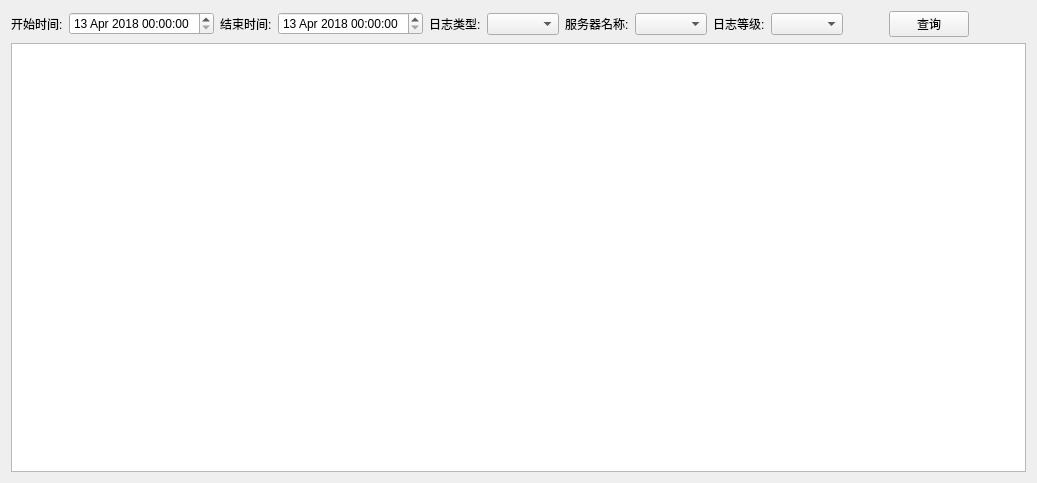
<?xml version="1.0" encoding="UTF-8"?>
<ui version="4.0">
 <class>LogQuery</class>
 <widget class="QWidget" name="LogQuery">
  <property name="geometry">
   <rect>
    <x>0</x>
    <y>0</y>
    <width>1037</width>
    <height>483</height>
   </rect>
  </property>
  <property name="windowTitle">
   <string>日志查询</string>
  </property>
  <layout class="QVBoxLayout" name="verticalLayout_2">
   <item>
    <layout class="QVBoxLayout" name="verticalLayout">
     <item>
      <layout class="QHBoxLayout" name="horizontalLayout_5" stretch="0,0,0,0,0,0,0,0,0,0,0,0,1">
       <item>
        <widget class="QLabel" name="label_9">
         <property name="text">
          <string>开始时间:</string>
         </property>
        </widget>
       </item>
       <item>
        <widget class="QDateTimeEdit" name="dateTimeEditLogStart">
         <property name="date">
          <date>
           <year>2018</year>
           <month>4</month>
           <day>13</day>
          </date>
         </property>
         <property name="minimumDateTime">
          <datetime>
           <hour>0</hour>
           <minute>0</minute>
           <second>0</second>
           <year>2018</year>
           <month>4</month>
           <day>13</day>
          </datetime>
         </property>
         <property name="maximumDate">
          <date>
           <year>2050</year>
           <month>12</month>
           <day>31</day>
          </date>
         </property>
        </widget>
       </item>
       <item>
        <widget class="QLabel" name="label_10">
         <property name="text">
          <string>结束时间:</string>
         </property>
        </widget>
       </item>
       <item>
        <widget class="QDateTimeEdit" name="dateTimeEditLogEnd">
         <property name="date">
          <date>
           <year>2018</year>
           <month>4</month>
           <day>13</day>
          </date>
         </property>
         <property name="maximumDateTime">
          <datetime>
           <hour>23</hour>
           <minute>59</minute>
           <second>59</second>
           <year>2050</year>
           <month>12</month>
           <day>31</day>
          </datetime>
         </property>
         <property name="minimumDateTime">
          <datetime>
           <hour>0</hour>
           <minute>0</minute>
           <second>0</second>
           <year>2018</year>
           <month>4</month>
           <day>13</day>
          </datetime>
         </property>
        </widget>
       </item>
       <item>
        <widget class="QLabel" name="label_23">
         <property name="text">
          <string>日志类型:</string>
         </property>
        </widget>
       </item>
       <item>
        <widget class="QComboBox" name="comboBoxLogType"/>
       </item>
       <item>
        <widget class="QLabel" name="label_4">
         <property name="text">
          <string>服务器名称:</string>
         </property>
        </widget>
       </item>
       <item>
        <widget class="QComboBox" name="comboBoxServerName"/>
       </item>
       <item>
        <widget class="QLabel" name="label_22">
         <property name="text">
          <string>日志等级:</string>
         </property>
        </widget>
       </item>
       <item>
        <widget class="QComboBox" name="comboBoxLogLevel"/>
       </item>
       <item>
        <spacer name="horizontalSpacer_18">
         <property name="orientation">
          <enum>Qt::Horizontal</enum>
         </property>
         <property name="sizeHint" stdset="0">
          <size>
           <width>40</width>
           <height>20</height>
          </size>
         </property>
        </spacer>
       </item>
       <item>
        <widget class="QPushButton" name="btnLogQuery">
         <property name="text">
          <string>查询</string>
         </property>
        </widget>
       </item>
       <item>
        <spacer name="horizontalSpacer">
         <property name="orientation">
          <enum>Qt::Horizontal</enum>
         </property>
         <property name="sizeHint" stdset="0">
          <size>
           <width>40</width>
           <height>20</height>
          </size>
         </property>
        </spacer>
       </item>
      </layout>
     </item>
     <item>
      <widget class="QTextEdit" name="textEditLog">
       <property name="readOnly">
        <bool>true</bool>
       </property>
      </widget>
     </item>
    </layout>
   </item>
  </layout>
 </widget>
 <resources/>
 <connections/>
</ui>
